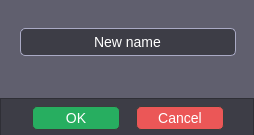
<?xml version="1.0" encoding="UTF-8"?>
<ui version="4.0">
 <class>RenameDialog</class>
 <widget class="QDialog" name="RenameDialog">
  <property name="geometry">
   <rect>
    <x>0</x>
    <y>0</y>
    <width>254</width>
    <height>135</height>
   </rect>
  </property>
  <property name="sizePolicy">
   <sizepolicy hsizetype="Fixed" vsizetype="Fixed">
    <horstretch>0</horstretch>
    <verstretch>0</verstretch>
   </sizepolicy>
  </property>
  <property name="minimumSize">
   <size>
    <width>254</width>
    <height>135</height>
   </size>
  </property>
  <property name="maximumSize">
   <size>
    <width>254</width>
    <height>135</height>
   </size>
  </property>
  <property name="windowTitle">
   <string>Rename object</string>
  </property>
  <property name="styleSheet">
   <string notr="true">background-color: #605F6E;</string>
  </property>
  <widget class="QFrame" name="frame">
   <property name="geometry">
    <rect>
     <x>0</x>
     <y>98</y>
     <width>254</width>
     <height>39</height>
    </rect>
   </property>
   <property name="styleSheet">
    <string notr="true">background-color: #3D3D46;</string>
   </property>
   <property name="frameShape">
    <enum>QFrame::StyledPanel</enum>
   </property>
   <property name="frameShadow">
    <enum>QFrame::Raised</enum>
   </property>
   <widget class="QPushButton" name="okButton">
    <property name="geometry">
     <rect>
      <x>32</x>
      <y>8</y>
      <width>88</width>
      <height>24</height>
     </rect>
    </property>
    <property name="font">
     <font>
      <pointsize>-1</pointsize>
     </font>
    </property>
    <property name="styleSheet">
     <string notr="true">QPushButton
{
	background-color: #27AE60;
	border: 1px solid #3B3E3D;;
	border-radius: 5px;
	font-size: 14px;
	color: #FFFFFF;
}

QPushButton:hover
{
	background-color:  #46CE7F;
}</string>
    </property>
    <property name="text">
     <string>OK</string>
    </property>
   </widget>
   <widget class="QPushButton" name="cancelButton">
    <property name="geometry">
     <rect>
      <x>136</x>
      <y>8</y>
      <width>88</width>
      <height>24</height>
     </rect>
    </property>
    <property name="sizePolicy">
     <sizepolicy hsizetype="Fixed" vsizetype="Fixed">
      <horstretch>0</horstretch>
      <verstretch>0</verstretch>
     </sizepolicy>
    </property>
    <property name="minimumSize">
     <size>
      <width>0</width>
      <height>24</height>
     </size>
    </property>
    <property name="maximumSize">
     <size>
      <width>16777215</width>
      <height>26</height>
     </size>
    </property>
    <property name="styleSheet">
     <string notr="true">QPushButton
{
	background-color: #EB5757;
	border: 1px solid #3B3E3D;;
	border-radius: 5px;
	font-size: 14px;
	color: #FFFFFF;
}

QPushButton:hover
{
	background-color:  #F87E7E;
}</string>
    </property>
    <property name="text">
     <string>Cancel</string>
    </property>
   </widget>
  </widget>
  <widget class="QLineEdit" name="lineEdit">
   <property name="geometry">
    <rect>
     <x>20</x>
     <y>28</y>
     <width>216</width>
     <height>28</height>
    </rect>
   </property>
   <property name="styleSheet">
    <string notr="true">QLineEdit 
{
	background-color: #3D3D46;
	border: 1px solid #AAAAC5;
	border-radius: 5px;
	font-size: 14px;
	color: #FFFFFF;
}</string>
   </property>
   <property name="text">
    <string>New name</string>
   </property>
   <property name="alignment">
    <set>Qt::AlignCenter</set>
   </property>
  </widget>
  <widget class="QLabel" name="label">
   <property name="geometry">
    <rect>
     <x>27</x>
     <y>60</y>
     <width>200</width>
     <height>32</height>
    </rect>
   </property>
   <property name="styleSheet">
    <string notr="true">color: #EB5757;
font-size: 12px;</string>
   </property>
   <property name="text">
    <string/>
   </property>
   <property name="alignment">
    <set>Qt::AlignCenter</set>
   </property>
   <property name="wordWrap">
    <bool>true</bool>
   </property>
  </widget>
 </widget>
 <resources/>
 <connections/>
</ui>
